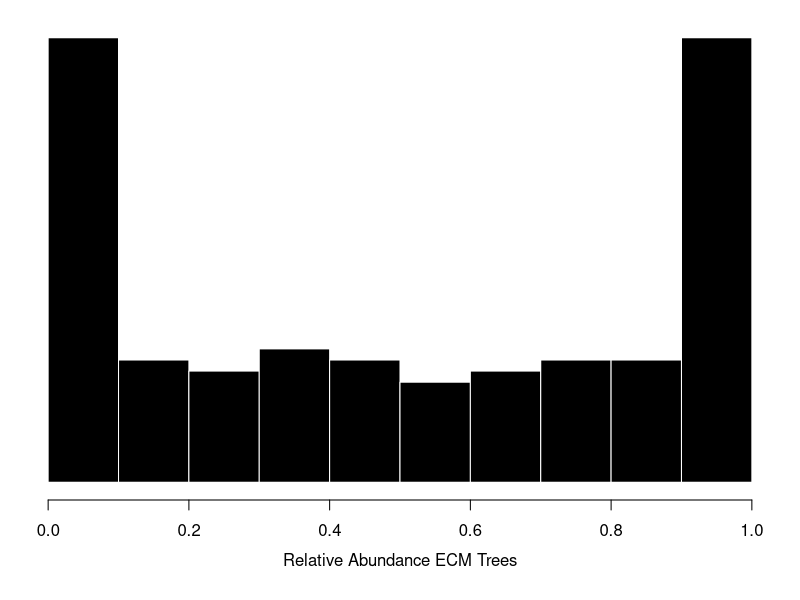

Source code (R):
#example bimodality figure.
out <- list()
for(i in 2:9){
  out[[i]] <- rep(i*0.1, round(runif(1,9,12)))
}
out <- unlist(out)
N <- 40
dat <- c(rep(0,N),out,rep(1,N))

#Make plot
png('bimodal_example.png', height = 5, width = 4.5, units = 'in', res = 300)
par(mfrow = c(1,1), mar = c(5,1,1,1))
hist(dat, yaxt = 'n', ylab = NA, xlab = NA, main = NA, col='black', border = 'white')
mtext('Relative Abundance ECM Trees', side = 1, line = 2.5)
dev.off()
